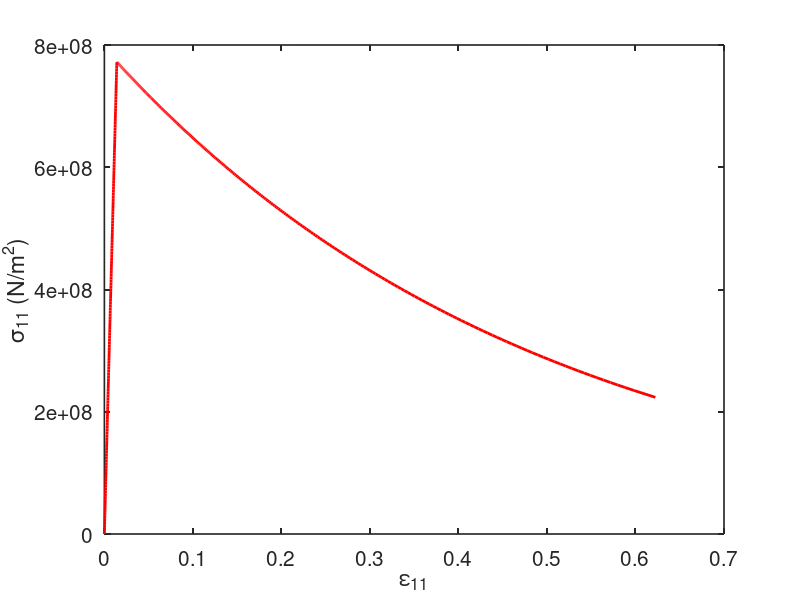
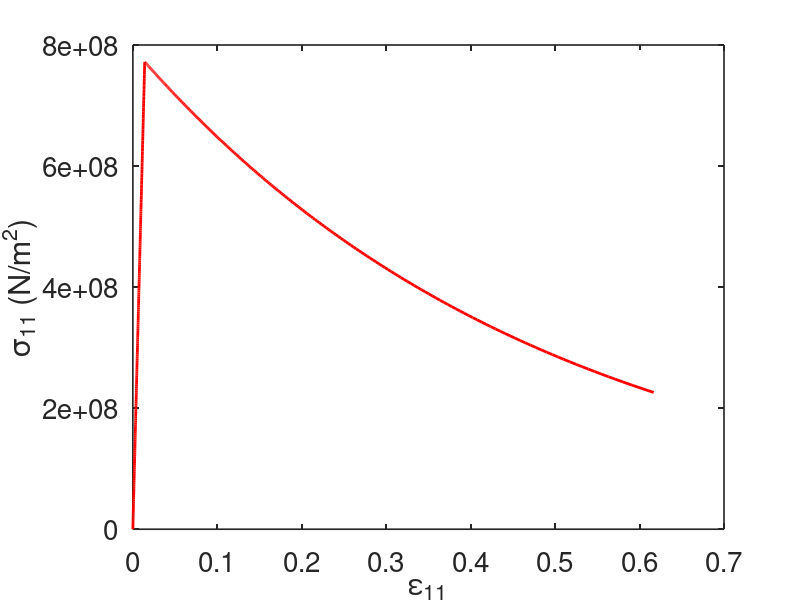

Write MATLAB code to recreate these figures, in order.
A=load('Stress-1.txt');
Stress_1 = A(:,2);

B = load('e11-1.txt');
strain_1 = B(:,2);

C=load('Stress-2.txt');
Stress_2 = C(:,2);

D = load('e11-2.txt');
strain_2 = D(:,2);



figure(1,'position',[50,50,1300,950])
plot(strain_1,Stress_1,'r-',"linewidth", 2) 
set(gca, "linewidth",1.2, "fontsize", 15)
xlabel('\epsilon_{11}')
ylabel('\sigma_{11} (N/m^2)')


figure(2,'position',[50,50,1300,950])
plot(strain_2,Stress_2,'r-',"linewidth", 2)
set(gca, "linewidth",1.2, "fontsize", 20)
xlabel('\epsilon_{11}')
ylabel('\sigma_{11} (N/m^2)')


